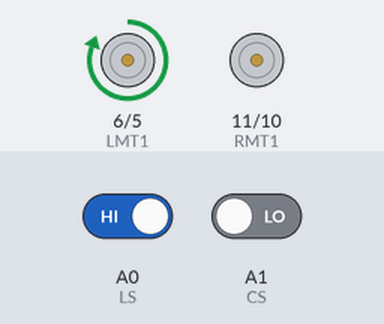
The sketch below on a simulated Arduino Uno, built with avr-gcc and run on an emulated ATmega328P. On the bench: motor-driver pin pairs drawn as motors (green arrow = first pin HIGH = forward, orange = second pin HIGH = backward, longer = more drive). The test bench sets the inputs (shaded band); at power-on: A0 (LS) HIGH, A1 (CS) LOW.

Above: at 1.2 s.
1.3 s: A0 (LS) driven LOW
At 2.4 s:
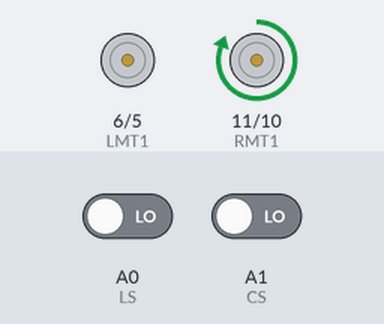
2.8 s: A1 (CS) driven HIGH
At 3.5 s:
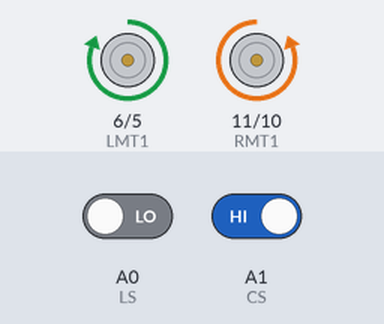
4.3 s: A1 (CS) driven LOW
At 4.6 s:
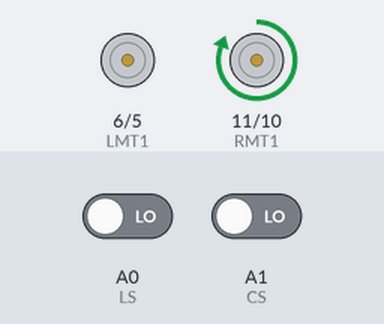
5.8 s: A0 (LS) driven HIGH
At 7.0 s:
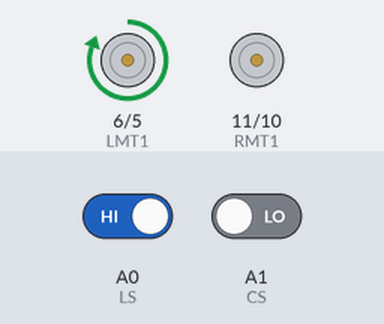
Timing chart, 0 to 8.3 s (numbered marks = the images above; inputs shaded):
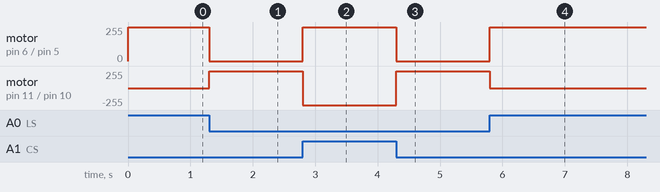

The sketch:

code.ino
```cpp
int LMT1=6,LMT2=5,RMT1=11,RMT2=10;
int CS=A1, LS=A0, RS=A2,CSV,LSV,RSV;
void setup()
{
  pinMode(CS,INPUT);
  pinMode(LS,INPUT);
  pinMode(RS,INPUT);
  pinMode(LMT1,OUTPUT);
  pinMode(LMT2,OUTPUT);
  pinMode(RMT1,OUTPUT);
  pinMode(RMT2,OUTPUT);
}
void loop()
{

  CSV=digitalRead(A1);
  LSV=digitalRead(A0);
  if(LSV==LOW&&CSV==LOW)
  {
    slowleft();
  }

  else if(LSV==HIGH&&CSV==LOW)
  {
    slowright();
  }
  else if(LSV==LOW&&CSV==HIGH)
  {
    right();
    delay(500);
  }
  else if(LSV==HIGH&&CSV==HIGH)
  {
    right();
    delay(500);
  }

}
void fwd()
{
  digitalWrite(LMT1,HIGH);
  digitalWrite(LMT2,LOW);
  digitalWrite(RMT1,HIGH);
  digitalWrite(RMT2,LOW);
}
void back()
{
  digitalWrite(LMT1,LOW);
  digitalWrite(LMT2,HIGH);
  digitalWrite(RMT1,LOW);
  digitalWrite(RMT2,HIGH);
}
void left()
{
  digitalWrite(LMT1,LOW);
  digitalWrite(LMT2,HIGH);
  digitalWrite(RMT1,HIGH);
  digitalWrite(RMT2,LOW);
}
void right()
{
  digitalWrite(LMT1,HIGH);
  digitalWrite(LMT2,LOW);
  digitalWrite(RMT1,LOW);
  digitalWrite(RMT2,HIGH);
}
void slowleft()
{
  digitalWrite(LMT1,LOW);
  digitalWrite(LMT2,LOW);
  digitalWrite(RMT1,HIGH);
  digitalWrite(RMT2,LOW);
}
void slowright()
{
  digitalWrite(LMT1,HIGH);
  digitalWrite(LMT2,LOW);
  digitalWrite(RMT1,LOW);
  digitalWrite(RMT2,LOW);
}
```

Measured:
- after the input at 1.3 s, motor on pin 6 (LMT1) / pin 5 (LMT2): forward 255/255 → stopped at once; motor on pin 11 (RMT1) / pin 10 (RMT2): stopped → forward 255/255 at once
- after the input at 2.8 s, motor on pin 6 (LMT1) / pin 5 (LMT2): stopped → forward 255/255 at once; motor on pin 11 (RMT1) / pin 10 (RMT2): forward 255/255 → backward 255/255 at once
- after the input at 4.3 s, motor on pin 6 (LMT1) / pin 5 (LMT2): forward 255/255 → stopped at once; motor on pin 11 (RMT1) / pin 10 (RMT2): backward 255/255 → forward 255/255 at once
- after the input at 5.8 s, motor on pin 6 (LMT1) / pin 5 (LMT2): stopped → forward 255/255 at once; motor on pin 11 (RMT1) / pin 10 (RMT2): forward 255/255 → stopped at once
